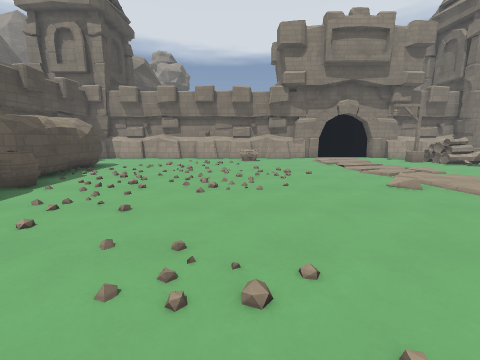
[1] (above)

21 first-person views from a walk through a 3-D level made in the Godot game engine. The camera is 1.5 m above the floor, tilts 10° down and sees 90° across. The floor is counted in squares, 1 m on a side. Each view is taken from the middle of a square. On the plan, view 1 faces up. The plan holds only what a view shows up to about 13 squares ahead; the rest is blank. The place goes on beyond the plan. Characters and animated objects are not drawn. Surface patterns are stand-ins for the level's own textures.

[2]
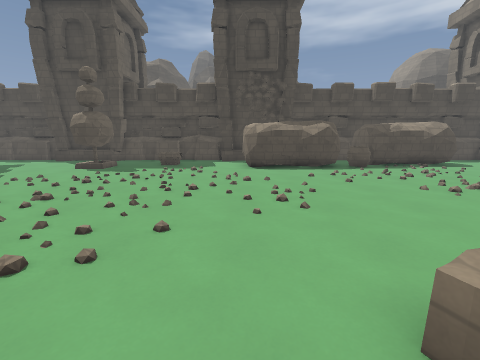

[3]
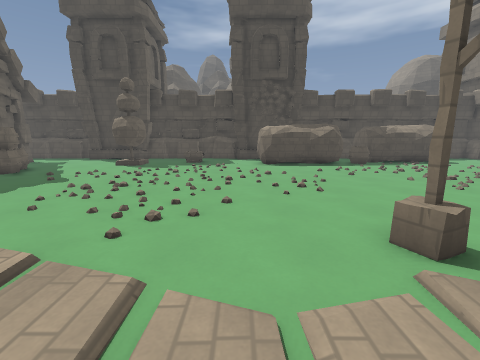

[4]
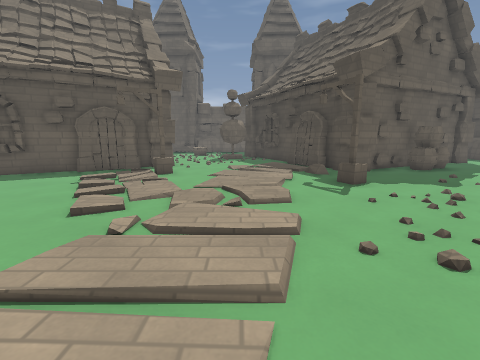

[5]
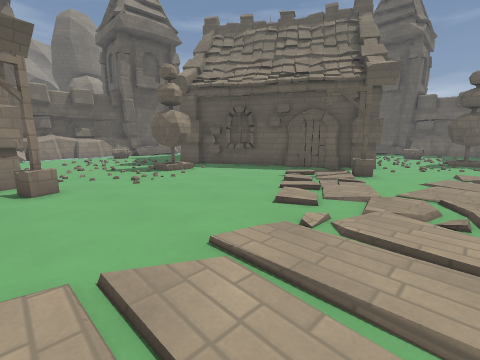

[6]
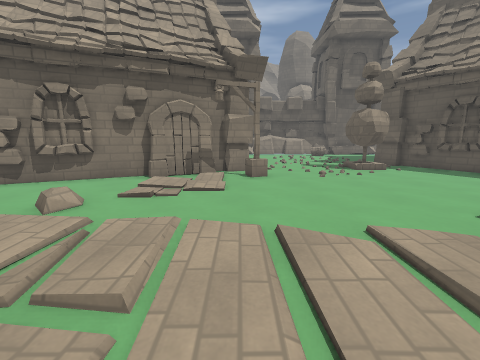

[7]
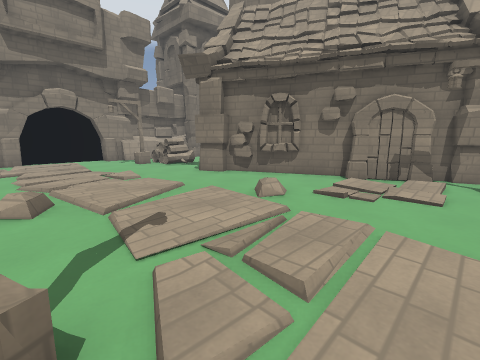

[8]
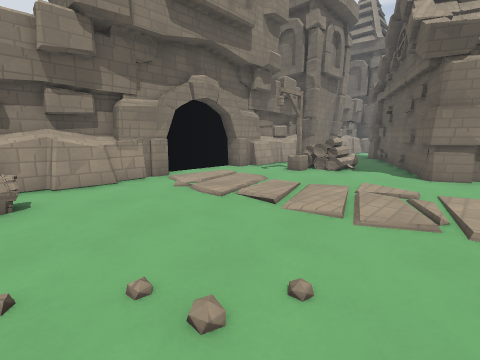

[9]
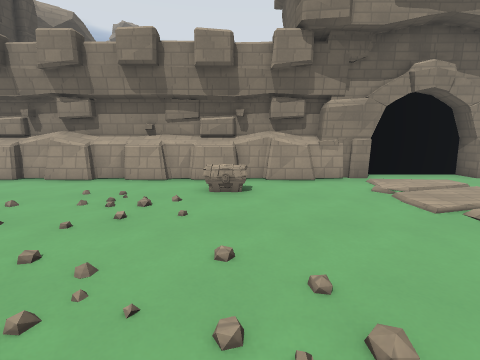

[10]
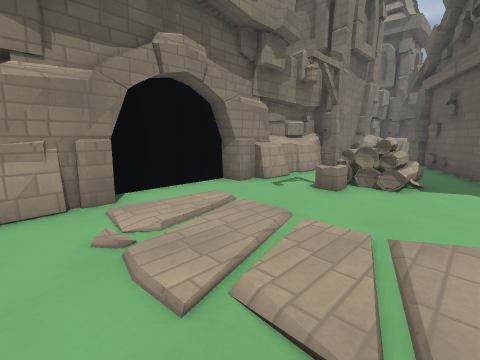

[11]
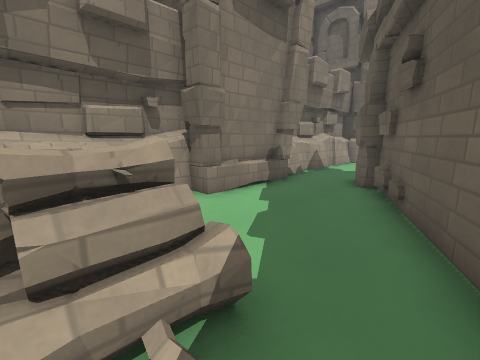

[12]
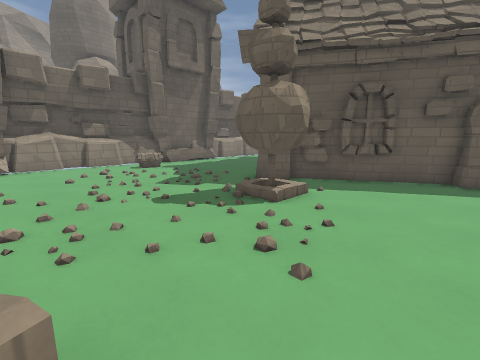

[13]
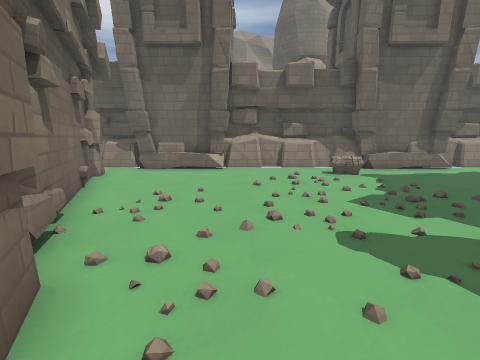

[14]
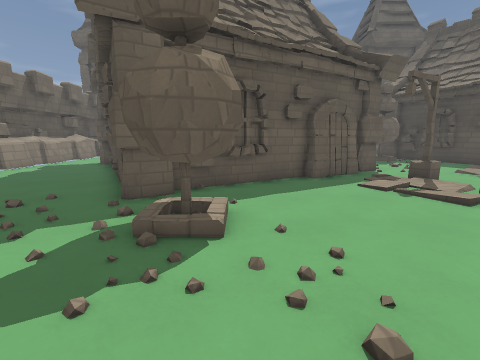

[15]
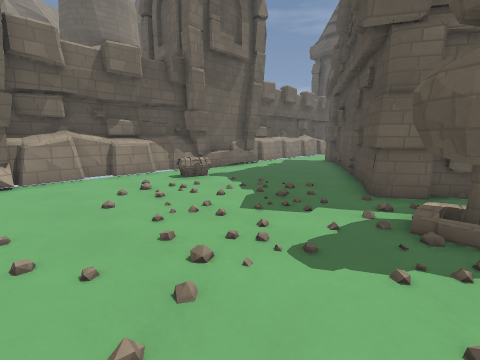

[16]
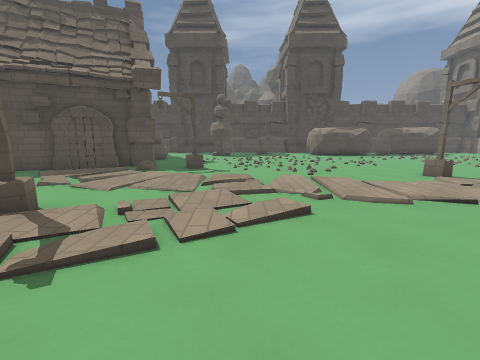

[17]
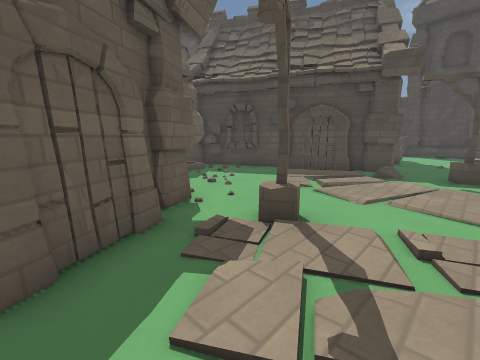

[18]
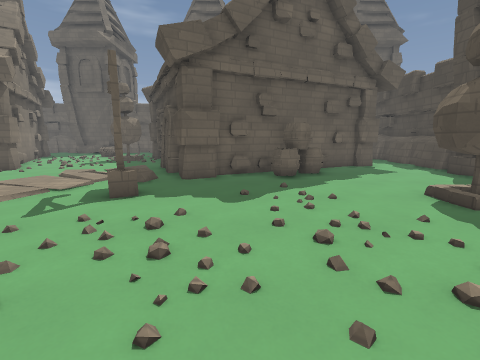

[19]
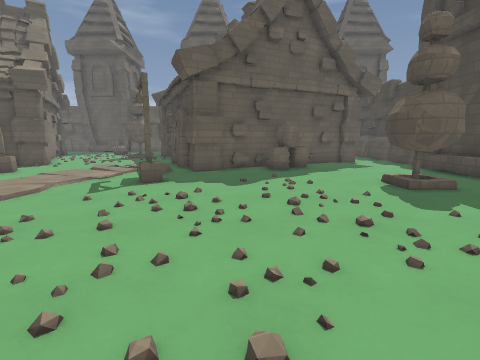

[20]
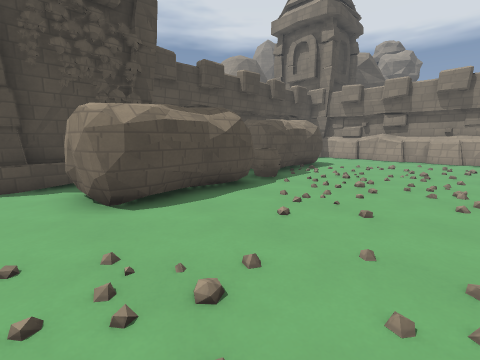

[21]
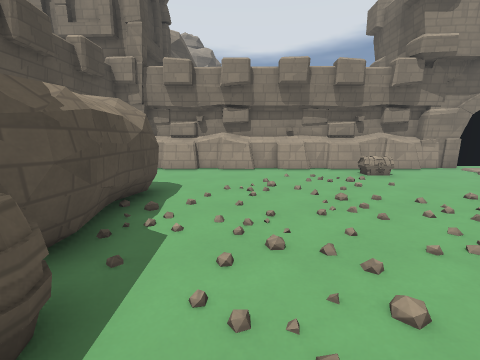

### Floor plan
Key: @ floor where view 1 was taken; # wall or solid block; x gap in a wall; . main floor; : floor 0.25 m higher than the main floor; / step, stairs or slope; = window, fence, low wall or low ledge; ^ raised ledge; B barrel; C chest; O other object.
Columns run from 7 left of view 1 to 28 right of it. Each row starts with its distance up from view 1.
 19   #####      #####    #
 18 ####^#########...#########^######
 17 .......................#^^^#.....
 16 .......CC...........  ..........
 15 ..................==^ .....##
 14 ...................=x.....##
 13 ....................=...###
 12 #.....................###
 11 #...................##
 10 #..................##
  9 #..................##
  8 B...................#
  7 B...................##
  6 #....................##           =#
  5 ##...............O....#       ###.^^
  4 ##.................///#     ###...##
  3 ##.........=#.........#   ###.....#
  2 ##...................:#####.......#
  1 #.....................=##.........#
  0 .......@..............#...........##
 -1 ..................................^#
 -2 ..................................##
 -3 ..............................//..=#
 -4 ................/.......# ...../..^^
 -5 ................./.....###......C.=^
 -6 ##............//.//....###......C.^^
 -7 ##.......=......./.......##.......##
 -8 ...............././.....###.......#
 -9 .................//...### ##......#
-10 ....B..###......#./.###    ##.....#
-11 ...BBB####........###       #.....##
-12 ...B##  ## ......##         ##....=#
-13 .##      ##......#           #....^^
-14 ##       ##.......           ##...=^
-15           #.....

Where each view was taken, in squares from view 1:
view 1: 0 up, 0 right, facing up
view 2: 1 up, 6 right, facing left
view 3: 0 up, 8 right, facing left
view 4: 1 up, 6 right, facing down
view 5: 1 up, 6 right, facing down-right
view 6: 1 up, 5 right, facing right
view 7: 1 up, 5 right, facing up-right
view 8: 9 up, 1 right, facing up-right
view 9: 9 up, 1 right, facing up
view 10: 12 up, 4 right, facing up-right
view 11: 12 up, 12 right, facing up-right
view 12: 0 up, 13 right, facing down-right
view 13: 1 down, 15 right, facing right
view 14: 1 down, 16 right, facing down
view 15: 0 up, 17 right, facing down-right
view 16: 5 down, 14 right, facing left
view 17: 7 down, 13 right, facing down-left
view 18: 1 down, 1 left, facing down
view 19: 1 up, 1 left, facing down
view 20: 0 up, 1 left, facing up-left
view 21: 6 up, 5 left, facing up
